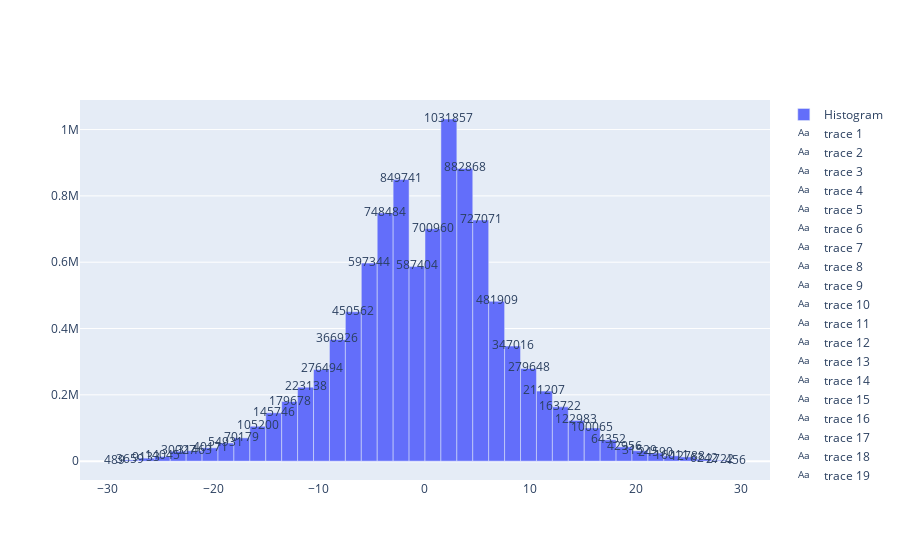

Notebook code for this chart:
### Code cell
# Plot the figure
counts, bins = np.histogram(df_interest['LogOddRatio'], bins=40)
bin_midpoints = bins[:-1] + np.diff(bins)/2

fig = go.Figure()

fig.add_trace(go.Bar(
    x=bin_midpoints,
    y=counts,
    width=np.diff(bins), # makes bars have correct widths
    name='Histogram'
))
# add text labels for counts
for i in range(len(counts)):
    fig.add_trace(go.Scatter(
        x=[bin_midpoints[i]],
        y=[counts[i]],
        text=[str(counts[i])],
        mode='text',
    ))

fig.show()

### Figure 1 — Plotly figure (JSON) as saved in the notebook; plotly's stock layout.template omitted (floating-point values rounded to 4 significant figures)
{"data": [{"name": "Histogram", "type": "bar", "width": [1.509, 1.509, 1.509, 1.509, 1.509, 1.509, 1.509, 1.509, 1.509, 1.509, 1.509, 1.509, 1.509, 1.509, 1.509, 1.509, 1.509, 1.509, 1.509, 1.509, 1.509, 1.509, 1.509, 1.509, 1.509, 1.509, 1.509, 1.509, 1.509, 1.509, 1.509, 1.509, 1.509, 1.509, 1.509, 1.509, 1.509, 1.509, 1.509, 1.509], "x": [-29.37, -27.86, -26.35, -24.84, -23.33, -21.82, -20.31, -18.81, -17.3, -15.79, -14.28, -12.77, -11.26, -9.754, -8.245, -6.736, -5.228, -3.719, -2.21, -0.7015, 0.8071, 2.316, 3.824, 5.333, 6.842, 8.35, 9.859, 11.37, 12.88, 14.39, 15.89, 17.4, 18.91, 20.42, 21.93, 23.44, 24.95, 26.45, 27.96, 29.47], "y": [489, 3659, 9133, 14045, 30027, 31463, 40171, 54931, 70179, 105200, 145746, 179678, 223138, 276494, 366926, 450562, 597344, 748484, 849741, 587404, 700960, 1031857, 882868, 727071, 481909, 347016, 279648, 211207, 163722, 122983, 100065, 64352, 42956, 31529, 24590, 16011, 12788, 6242, 2722, 456]}, {"mode": "text", "text": ["489"], "type": "scatter", "x": [-29.37], "y": [489]}, {"mode": "text", "text": ["3659"], "type": "scatter", "x": [-27.86], "y": [3659]}, {"mode": "text", "text": ["9133"], "type": "scatter", "x": [-26.35], "y": [9133]}, {"mode": "text", "text": ["14045"], "type": "scatter", "x": [-24.84], "y": [14045]}, {"mode": "text", "text": ["30027"], "type": "scatter", "x": [-23.33], "y": [30027]}, {"mode": "text", "text": ["31463"], "type": "scatter", "x": [-21.82], "y": [31463]}, {"mode": "text", "text": ["40171"], "type": "scatter", "x": [-20.31], "y": [40171]}, {"mode": "text", "text": ["54931"], "type": "scatter", "x": [-18.81], "y": [54931]}, {"mode": "text", "text": ["70179"], "type": "scatter", "x": [-17.3], "y": [70179]}, {"mode": "text", "text": ["105200"], "type": "scatter", "x": [-15.79], "y": [105200]}, {"mode": "text", "text": ["145746"], "type": "scatter", "x": [-14.28], "y": [145746]}, {"mode": "text", "text": ["179678"], "type": "scatter", "x": [-12.77], "y": [179678]}, {"mode": "text", "text": ["223138"], "type": "scatter", "x": [-11.26], "y": [223138]}, {"mode": "text", "text": ["276494"], "type": "scatter", "x": [-9.754], "y": [276494]}, {"mode": "text", "text": ["366926"], "type": "scatter", "x": [-8.245], "y": [366926]}, {"mode": "text", "text": ["450562"], "type": "scatter", "x": [-6.736], "y": [450562]}, {"mode": "text", "text": ["597344"], "type": "scatter", "x": [-5.228], "y": [597344]}, {"mode": "text", "text": ["748484"], "type": "scatter", "x": [-3.719], "y": [748484]}, {"mode": "text", "text": ["849741"], "type": "scatter", "x": [-2.21], "y": [849741]}, {"mode": "text", "text": ["587404"], "type": "scatter", "x": [-0.7015], "y": [587404]}, {"mode": "text", "text": ["700960"], "type": "scatter", "x": [0.8071], "y": [700960]}, {"mode": "text", "text": ["1031857"], "type": "scatter", "x": [2.316], "y": [1031857]}, {"mode": "text", "text": ["882868"], "type": "scatter", "x": [3.824], "y": [882868]}, {"mode": "text", "text": ["727071"], "type": "scatter", "x": [5.333], "y": [727071]}, {"mode": "text", "text": ["481909"], "type": "scatter", "x": [6.842], "y": [481909]}, {"mode": "text", "text": ["347016"], "type": "scatter", "x": [8.35], "y": [347016]}, {"mode": "text", "text": ["279648"], "type": "scatter", "x": [9.859], "y": [279648]}, {"mode": "text", "text": ["211207"], "type": "scatter", "x": [11.37], "y": [211207]}, {"mode": "text", "text": ["163722"], "type": "scatter", "x": [12.88], "y": [163722]}, {"mode": "text", "text": ["122983"], "type": "scatter", "x": [14.39], "y": [122983]}, {"mode": "text", "text": ["100065"], "type": "scatter", "x": [15.89], "y": [100065]}, {"mode": "text", "text": ["64352"], "type": "scatter", "x": [17.4], "y": [64352]}, {"mode": "text", "text": ["42956"], "type": "scatter", "x": [18.91], "y": [42956]}, {"mode": "text", "text": ["31529"], "type": "scatter", "x": [20.42], "y": [31529]}, {"mode": "text", "text": ["24590"], "type": "scatter", "x": [21.93], "y": [24590]}, {"mode": "text", "text": ["16011"], "type": "scatter", "x": [23.44], "y": [16011]}, {"mode": "text", "text": ["12788"], "type": "scatter", "x": [24.95], "y": [12788]}, {"mode": "text", "text": ["6242"], "type": "scatter", "x": [26.45], "y": [6242]}, {"mode": "text", "text": ["2722"], "type": "scatter", "x": [27.96], "y": [2722]}, {"mode": "text", "text": ["456"], "type": "scatter", "x": [29.47], "y": [456]}], "layout": {"autosize": true, "xaxis": {"autorange": true, "range": [-32.63, 32.74], "type": "linear"}, "yaxis": {"autorange": true, "range": [-56840.0, 1089000.0], "type": "linear"}}}
